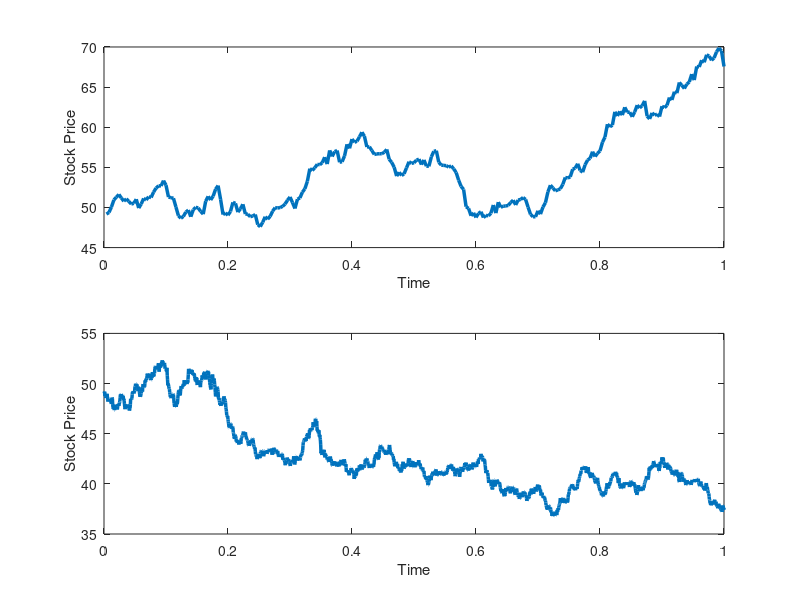

Here is the MATLAB script that generated this plot:
% ---------------------------------------------------------------------
% Book:        SFS
% ---------------------------------------------------------------------
% Quantlet:    SFSrwdiscretetime
% ---------------------------------------------------------------------
% Description: simulates a random stock price movement based on the 
%	           geometric BM
% ---------------------------------------------------------------------
% Usage:       -
% ---------------------------------------------------------------------
% Inputs:      None
% ---------------------------------------------------------------------
% Output:      plot of simulated log price series
% ---------------------------------------------------------------------
% Example:     -
% ---------------------------------------------------------------------
% Author:       
% ---------------------------------------------------------------------
% SFSrwdiscretetime(250,2000,0.13,0.2,49)
% function  SFSrwdiscretetime(N1,N2,miu, sigma, m) 
%  
N1=250; 
N2=2000;
miu=0.13;
sigma=0.2;
m=49;

i = 0; 
delta1 = 1/N1; 
delta2 = 1/N2;

s1=zeros(N1,1);
s2=zeros(N2,1);

s1(1) = m;  		
s2(1) = m;
while(i<N1)
  i = i+1; 
  seed=normrnd(0,1); 
  %Simulate a geometric brownian motion with dt=delta1.
  d1 = s1(i)* exp((miu - (1/2)*(sigma^2))*delta1 + sigma*sqrt(delta1)*seed); 
  s1(i+1) = d1 ;      
end

i=0;
while(i<N2)
  i = i+1; 
  seed=normrnd(0,1); 
  %Simulate a geometric brownian motion with dt=delta2.
  d2 = s2(i)*exp((miu - (1/2)*(sigma^2))*delta2 + sigma*sqrt(delta2)*seed); 
  s2(i+1) = d2;
end
s1=s1(2:length(s1));
s2=s2(2:length(s2));
x1=[1/N1:1/N1:1];
x2=[1/N2:1/N2:1];


subplot(2,1,1);
plot(x1,s1,'LineWidth',2.5); xlabel('Time'); ylabel('Stock Price'); 
subplot(2,1,2);
plot(x2,s2,'LineWidth',2.5); xlabel('Time'); ylabel('Stock Price');
